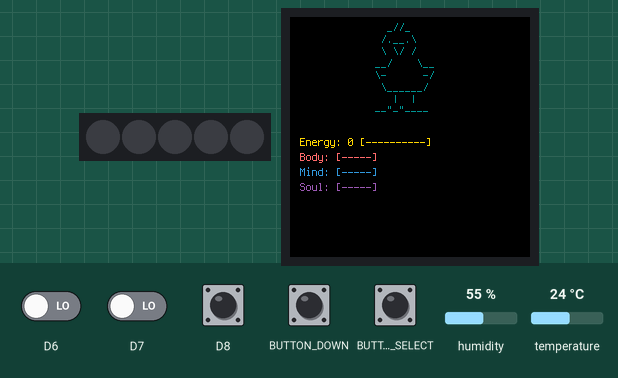
Simulated run of this program. Board: Adafruit FunHouse running CircuitPython. Parts: 5 RGB LEDs in strip order, left to right, 240×240 colour display. The test bench sets the inputs (shaded band); at power-on: D6 LOW, D7 LOW, D8 LOW, humidity 55 %, temperature 24 °C. Dim RGB values are drawn brighter than linear; no MQTT or app messages arrive unless stated; values from a settings file that is not in the repository are placeholders; what the program prints to the serial console is not drawn.

Above: at 4.5 s.
4.6 s: SELECT button pressed for 0.15 s
At 7.6 s:
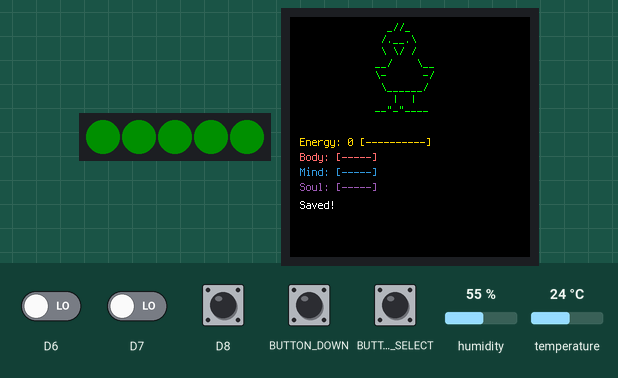
7.7 s: D6 driven HIGH and D7 driven HIGH
At 10.1 s:
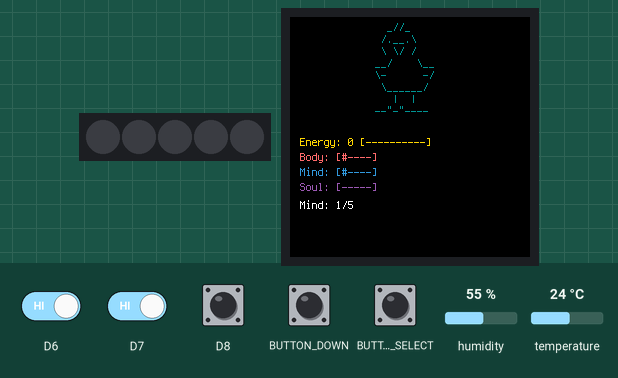
10.5 s: D8 pulled HIGH for 0.15 s
At 11.1 s:
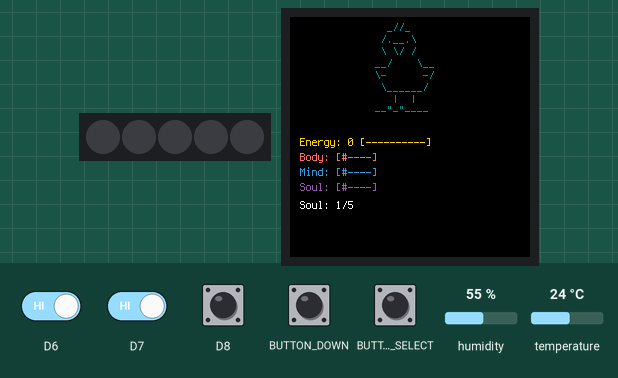
12.1 s: SELECT button pressed for 1 s
At 13.5 s:
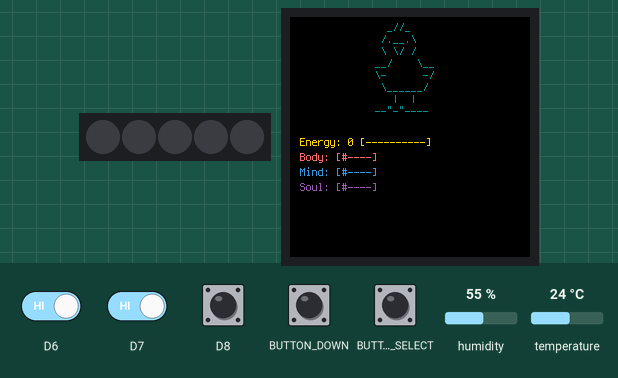
14.6 s: DOWN button pressed for 0.15 s
At 15.0 s:
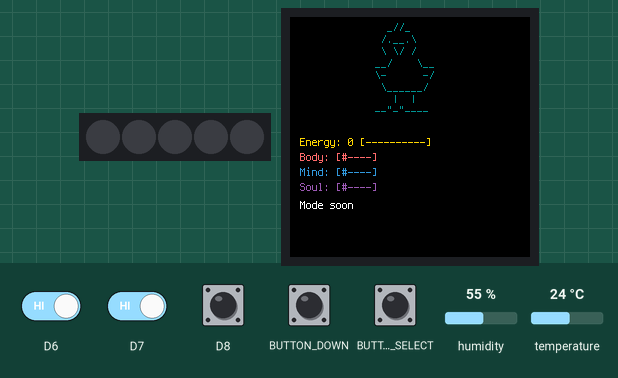
16.6 s: D8 pulled HIGH for 1 s
At 16.74 s:
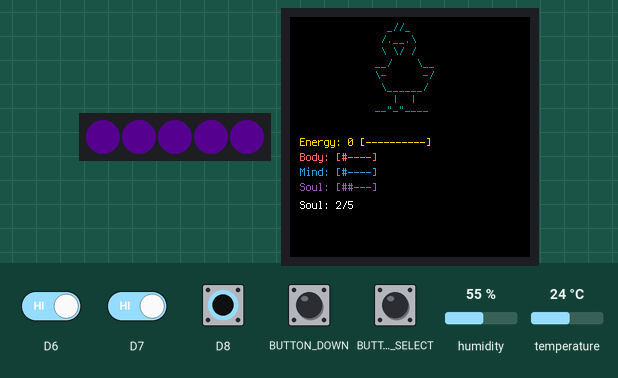
Timing chart, 0 to 19.6 s (numbered marks = the images above; inputs shaded):
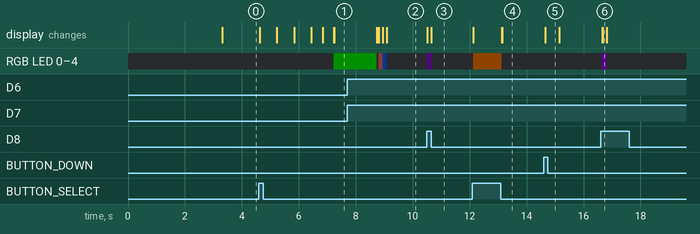

Measured:
- after the input at 4.6 s, RGB LED 0–4: off → RGB(0, 15, 0) after 2.6 s; the display: first changes at once (image 1 shows a later state)
- after the input at 7.7 s, the display: first differs from a run without the input after 1.1 s (image 2 shows a later state)
- after the input at 10.5 s, RGB LED 0–4: off → RGB(9, 0, 15) at once, → off 0.15 s later
- after the input at 12.1 s, RGB LED 0–4: off → RGB(15, 7, 0) at once, → off 1.0 s later
- after the input at 14.6 s, the display: changes after 0.05 s (image 5)
- after the input at 16.6 s, RGB LED 0–4: off → RGB(9, 0, 15) after 0.06 s, → off 0.15 s later

The program:

code.py
```python
import time
import board
import displayio
import terminalio
from adafruit_display_text import label
from adafruit_funhouse import FunHouse
from adafruit_io.adafruit_io import IO_HTTP
import os
import ssl
import wifi
import socketpool
import adafruit_requests
import supervisor
supervisor.runtime.autoreload = False

# ---------------------------
# GET CREDENTIALS FROM ENV
# ---------------------------
ssid     = os.getenv("CIRCUITPY_WIFI_SSID")
password = os.getenv("CIRCUITPY_WIFI_PASSWORD")
io_uid   = os.getenv("ADAFRUIT_AIO_USERNAME")
io_key   = os.getenv("ADAFRUIT_AIO_KEY")

# ---------------------------
# CONNECT WIFI
# ---------------------------
print("Connecting to WiFi", ssid)
wifi.radio.connect(ssid, password)
print("Connected! IP:", wifi.radio.ipv4_address)

pool        = socketpool.SocketPool(wifi.radio)
ssl_context = ssl.create_default_context()
requests    = adafruit_requests.Session(pool, ssl_context)
io          = IO_HTTP(io_uid, io_key, requests)

# ---------------------------
# IO FEEDS
# ---------------------------
print("Loading feeds...")
energy_feed   = io.get_feed("energy")
temp_feed     = io.get_feed("temperature")
humidity_feed = io.get_feed("humidity")
mind_feed     = io.get_feed("mind")
body_feed     = io.get_feed("body")
soul_feed     = io.get_feed("soul")
print("Feeds loaded.")

# ---------------------------
# INIT FUNHOUSE
# ---------------------------
funhouse = FunHouse(default_bg=0x000000)
display  = board.DISPLAY

# ---------------------------
# BIRD FRAMES
# ---------------------------
BIRD_RIGHT = (
    "  __//    \n"
    " /.__.\\ \n"
    " \\ \\/ /  \n"
    " /    \\__ \n"
    "(      -/  \n"
    " \\_____/  \n"
    "    | |    \n"
    "---\"-\"---"
)
BIRD_FRONT = (
    "  _//_    \n"
    " /.__.\\ \n"
    " \\ \\/ /  \n"
    "__/    \\__\n"
    "\\-      -/\n"
    " \\______/ \n"
    "   |  |   \n"
    "--\"-\"----"
)
BIRD_LEFT = (
    "    \\\\__  \n"
    "  /.__.\\ \n"
    "  \\ \\/ / \n"
    "__/    \\  \n"
    " \\-      )\n"
    "  \\_____/ \n"
    "    | |   \n"
    "---\"-\"---"
)
BIRD_SLEEP = (
    "  _//_    \n"
    " /.-.-.\\ \n"
    " \\ \\/ /  \n"
    "__/    \\__\n"
    "\\-      -/\n"
    " \\______/ \n"
    "   |  |   \n"
    "--\"-\"----"
)

BIRD_DANCE = [BIRD_LEFT, BIRD_FRONT, BIRD_RIGHT, BIRD_FRONT]

# ---------------------------
# STATE MACHINE
# ---------------------------
STATE_ACTIVE  = "ACTIVE"
STATE_LOGGING = "LOGGING"
STATE_SLEEP   = "SLEEP"

state                 = STATE_ACTIVE
last_interaction_time = time.monotonic()
SLEEP_TIMEOUT         = 60

# ---------------------------
# SLEEP ANIMATION
# ---------------------------
sleep_bob_dir   = 1
last_sleep_time = 0.0
SLEEP_DELAY     = 1.2

# ---------------------------
# TOUCH PAD CONFIG
# Left=Body, Mid=Mind, Right=Soul
# ---------------------------
MAX_VAL        = 5
last_touch      = [False, False, False]
last_touch_time = [0.0, 0.0, 0.0]
TOUCH_DEBOUNCE  = 0.3

def cycle_value(current):
    return (current + 1) % (MAX_VAL + 1)

def draw_mbs_bar(value, max_val=5):
    return "[" + ("#" * value) + ("-" * (max_val - value)) + "]"

# ---------------------------
# MIND / BODY / SOUL VALUES
# ---------------------------
mind_val = 0
body_val = 0
soul_val = 0

# ---------------------------
# SUBMISSION COOLDOWN
# ---------------------------
SUBMIT_COOLDOWN  = 45
last_submit_time = -SUBMIT_COOLDOWN

# ---------------------------
# UI GROUPS
# ---------------------------
main_group = displayio.Group()
display.root_group = main_group

bird_label    = label.Label(
    terminalio.FONT,
    text=BIRD_FRONT,
    x=85, y=10,
    color=0x069494,
    line_spacing=1.0
)
energy_label  = label.Label(terminalio.FONT, text="Energy: 0 [----------]", x=10, y=125, color=0xFFD700)
body_label    = label.Label(terminalio.FONT, text="Body: [-----]",           x=10, y=140, color=0xFF6B6B)
mind_label    = label.Label(terminalio.FONT, text="Mind: [-----]",           x=10, y=155, color=0x3498DB)
soul_label    = label.Label(terminalio.FONT, text="Soul: [-----]",           x=10, y=170, color=0x9B59B6)
message_label = label.Label(terminalio.FONT, text="",                        x=10, y=188, color=0xFFFFFF)
status_label  = label.Label(terminalio.FONT, text="",                        x=10, y=203, color=0x888888)

for lbl in (bird_label, energy_label, body_label,
            mind_label, soul_label, message_label, status_label):
    main_group.append(lbl)

# ---------------------------
# PET LOGIC
# ---------------------------
def get_pet_face(energy):
    if energy > 70:
        return "( ^_^ )"
    elif energy > 30:
        return "( 0_0 )"
    else:
        return "( ._. )"

def draw_bar(value):
    filled = int(value / 10)
    return "[" + ("#" * filled) + ("-" * (10 - filled)) + "]"

def update_ui(energy):
    energy_label.text = f"Energy: {energy} {draw_bar(energy)}"

# ---------------------------
# DOTSTAR HELPERS
# ---------------------------
NUM_DOTSTARS = 5

def set_dotstars_color(color_tuple):
    for i in range(NUM_DOTSTARS):
        funhouse.peripherals.dotstars[i] = color_tuple
    funhouse.peripherals.dotstars.show()

# ---------------------------
# HIDE / SHOW DATA LABELS
# ---------------------------
def hide_labels():
    energy_label.text  = ""
    body_label.text    = ""
    mind_label.text    = ""
    soul_label.text    = ""
    message_label.text = ""
    status_label.text  = ""

def show_labels():
    energy_label.text = f"Energy: {last_energy} {draw_bar(last_energy)}"
    body_label.text   = f"Body: {draw_mbs_bar(body_val)}"
    mind_label.text   = f"Mind: {draw_mbs_bar(mind_val)}"
    soul_label.text   = f"Soul: {draw_mbs_bar(soul_val)}"

# ---------------------------
# SEND TO ADAFRUIT IO
# with bird animation during send
# ---------------------------
def send_to_io(energy, temp, humidity,
               mind=None, body=None, soul=None):

    feeds = [
        (temp_feed,     round(temp, 2)),
        (energy_feed,   energy),
        (humidity_feed, round(humidity, 2)),
    ]
    if mind is not None and mind > 0:
        feeds.append((mind_feed,  mind))
    if body is not None and body > 0:
        feeds.append((body_feed,  body))
    if soul is not None and soul > 0:
        feeds.append((soul_feed,  soul))

    # Move bird to center, hide data labels during send
    hide_labels()
    bird_label.y   = 40
    bird_label.color = 0x069494

    success     = True
    frame_index = 0

    for feed, value in feeds:
        # Animate bird frame before each send
        bird_label.text = BIRD_DANCE[frame_index % len(BIRD_DANCE)]
        frame_index    += 1

        try:
            print(f"Sending {value} to {feed['key']}...")
            io.send_data(feed["key"], value)
            print("Sent!")
        except Exception as e:
            print(f"Failed {feed['key']}:", e)
            success = False

        time.sleep(0.3)

    # Extra dance frames to fill time after last send
    for _ in range(2):
        bird_label.text = BIRD_DANCE[frame_index % len(BIRD_DANCE)]
        frame_index    += 1
        time.sleep(0.4)

    # Restore bird and labels
    bird_label.text  = BIRD_FRONT
    bird_label.y     = 10
    show_labels()

    return success

# ---------------------------
# LOGGING FEEDBACK
# ---------------------------
def show_log_feedback(success):
    global state
    state = STATE_LOGGING

    if success:
        message_label.text = "Saved!"
        bird_label.color   = 0x00FF00
        set_dotstars_color((0, 50, 0))
    else:
        message_label.text = "Some failed"
        bird_label.color   = 0xFF6600
        set_dotstars_color((50, 25, 0))

    time.sleep(1.5)
    bird_label.color   = 0x069494
    message_label.text = ""
    set_dotstars_color((0, 0, 0))
    state = STATE_ACTIVE

# ---------------------------
# SLIDER
# ---------------------------
last_energy = 0

def get_energy_from_slider():
    global last_energy
    raw = funhouse.peripherals.slider
    if raw is None:
        return last_energy
    value       = int(raw * 100)
    smoothed    = int(last_energy * 0.7 + value * 0.3)
    last_energy = smoothed
    return smoothed

# ---------------------------
# WAKE FROM SLEEP
# ---------------------------
def wake_from_sleep():
    global state, sleep_bob_dir
    state            = STATE_ACTIVE
    sleep_bob_dir    = 1
    bird_label.y     = 10
    bird_label.color = 0x069494
    bird_label.text  = BIRD_FRONT
    show_labels()
    set_dotstars_color((0, 0, 0))

# ---------------------------
# BUTTON & TOUCH STATE
# ---------------------------
last_button_sel  = False
last_button_down = False

TOUCH_MAP = [
    ("body", (50, 20, 20)),
    ("mind", (0,  20, 50)),
    ("soul", (30,  0, 50)),
]

# ---------------------------
# MAIN LOOP
# ---------------------------
while True:
    now    = time.monotonic()
    energy = get_energy_from_slider()

    current_sel  = funhouse.peripherals.button_sel
    current_down = funhouse.peripherals.button_down

    # --- TOUCH PADS ---
    touches = [
        funhouse.peripherals.captouch6,   # left  = Body
        funhouse.peripherals.captouch7,   # mid   = Mind
        funhouse.peripherals.captouch8,   # right = Soul
    ]

    for i, touched in enumerate(touches):
        if (touched and not last_touch[i]
                and (now - last_touch_time[i]) > TOUCH_DEBOUNCE):
            last_touch_time[i]    = now
            last_interaction_time = now
            name, dot_color       = TOUCH_MAP[i]

            if state == STATE_SLEEP:
                wake_from_sleep()

            if name == "body":
                body_val           = cycle_value(body_val)
                body_label.text    = f"Body: {draw_mbs_bar(body_val)}"
                message_label.text = f"Body: {body_val}/5"
            elif name == "mind":
                mind_val           = cycle_value(mind_val)
                mind_label.text    = f"Mind: {draw_mbs_bar(mind_val)}"
                message_label.text = f"Mind: {mind_val}/5"
            elif name == "soul":
                soul_val           = cycle_value(soul_val)
                soul_label.text    = f"Soul: {draw_mbs_bar(soul_val)}"
                message_label.text = f"Soul: {soul_val}/5"

            set_dotstars_color(dot_color)
            time.sleep(0.15)
            set_dotstars_color((0, 0, 0))

        last_touch[i] = touched

    # --- SEL button: log data ---
    if current_sel and not last_button_sel:
        last_interaction_time = now

        if state == STATE_SLEEP:
            wake_from_sleep()

        else:
            time_since_last = now - last_submit_time

            if time_since_last < SUBMIT_COOLDOWN:
                remaining          = int(SUBMIT_COOLDOWN - time_since_last)
                print(f"Cooldown active: {remaining}s remaining")
                message_label.text = f"Cooldown: {remaining}s"
                bird_label.color   = 0xFFAA00
                set_dotstars_color((50, 25, 0))
                time.sleep(1)
                set_dotstars_color((0, 0, 0))
                bird_label.color   = 0x069494
                message_label.text = ""

            else:
                temp     = funhouse.peripherals.temperature
                humidity = funhouse.peripherals.relative_humidity

                print(f"Energy:{energy} Temp:{temp} Hum:{humidity}")
                print(f"Mind:{mind_val} Body:{body_val} Soul:{soul_val}")

                status_label.text = "Sending..."
                success = send_to_io(
                    energy, temp, humidity,
                    mind=mind_val, body=body_val, soul=soul_val)

                last_submit_time  = now
                status_label.text = ""
                show_log_feedback(success)

                mind_val           = 0
                body_val           = 0
                soul_val           = 0
                body_label.text    = "Body: [-----]"
                mind_label.text    = "Mind: [-----]"
                soul_label.text    = "Soul: [-----]"
                message_label.text = ""

    # --- DOWN button: placeholder ---
    if current_down and not last_button_down:
        last_interaction_time = now

        if state == STATE_SLEEP:
            wake_from_sleep()
        else:
            message_label.text = "Mode soon"
            time.sleep(0.5)
            message_label.text = ""

    last_button_sel  = current_sel
    last_button_down = current_down

    # --- STATE: ACTIVE ---
    if state == STATE_ACTIVE:
        update_ui(energy)
        bird_label.text = BIRD_FRONT
        if now - last_interaction_time > SLEEP_TIMEOUT:
            state = STATE_SLEEP

    # --- STATE: SLEEP — slow bob ---
    elif state == STATE_SLEEP:
        hide_labels()
        bird_label.color = 0x034A4A

        if now - last_sleep_time > SLEEP_DELAY:
            bird_label.text  = BIRD_SLEEP
            bird_label.y    += sleep_bob_dir
            last_sleep_time  = now
            if bird_label.y >= 14:
                sleep_bob_dir = -1
            elif bird_label.y <= 8:
                sleep_bob_dir = 1

        set_dotstars_color((0, 0, 5))

    time.sleep(0.05)
```
